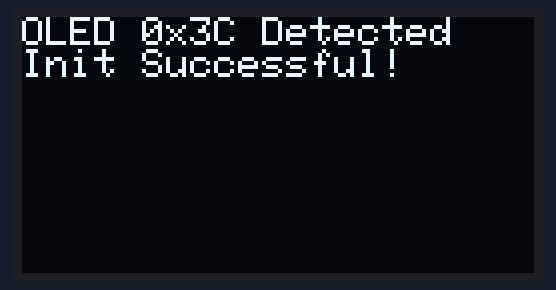
Bench run of a sketch on a simulated Seeed XIAO ESP32-S3. Parts: 128×64 one-colour display. What the sketch prints to the serial monitor is not drawn.

Above: at 0.6 s.

The sketch:

ESP32_I2C_LED_Check.ino
```cpp
#include <Wire.h>
#include <Adafruit_GFX.h>
#include <Adafruit_SSD1306.h>

// Grove Shield for Seeed XIAO ESP32S3 の I2Cピン
#define I2C_SDA 4
#define I2C_SCL 5

Adafruit_SSD1306 display(128, 64, &Wire, -1);

void setup() {
  Serial.begin(115200);
  delay(200);
  Serial.println("=== I2C OLED 初期化チェック ===");

  // 念のためWireを明示的に終了・再開
  Wire.end();
  delay(50);
  Wire.begin(I2C_SDA, I2C_SCL);
  Wire.setClock(100000);  // 通常の100kHz
  delay(200);             // OLEDのI2C安定化待ち

  // I2Cアドレススキャン（範囲指定）
  Serial.println("[I2Cスキャン開始]");
  for (uint8_t addr = 0x03; addr <= 0x77; addr++) {
    Wire.beginTransmission(addr);
    uint8_t error = Wire.endTransmission();
    if (error == 0) {
      Serial.print("I2Cデバイス検出: 0x");
      Serial.println(addr, HEX);
    }
  }
  Serial.println("[スキャン完了]");

  // OLEDの初期化
  if (!display.begin(SSD1306_SWITCHCAPVCC, 0x3C)) {
    Serial.println("!!! OLED初期化失敗 !!!");
    while (1);  // ハングしてエラー報告待ち
  }

  display.clearDisplay();
  display.setTextSize(1);
  display.setTextColor(WHITE);
  display.setCursor(0, 0);
  display.println("OLED 0x3C Detected");
  display.println("Init Successful!");
  display.display();
  Serial.println("OLED初期化 成功！画面に表示しています。");
}

void loop() {
  // 何もしない
}
```
